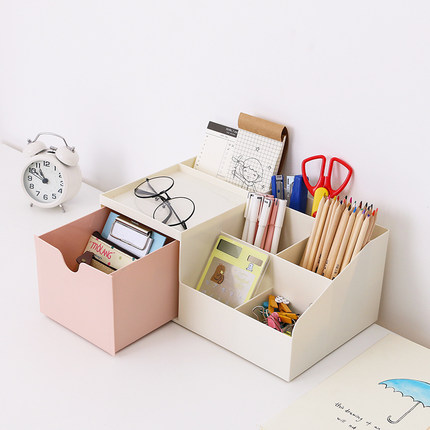
%> input picture Filters/pics/x.jpg, 430 x 430 px
$ octave Q2Q3.m   (GNU Octave 9; MATLAB toolbox functions it lacks are replaced by stand-ins)
%> lines starting %> are read from the running program, lines starting %| are printed output that depends on the picture
### Filters/freqdomain.m
function [ out, H, MSE ] = freqdomain( im, noisy, b )

    [h, w] = size(noisy);
    [wx, wy] = freqspace([h w],'meshgrid');

    %construct Wiener filter in frequency domain
    cx = ceil(h / 2);
    cy = ceil(w / 2) + 1;
    [X, Y] = meshgrid(1:w,1:h);
    wx = X - cy;
    wy = Y - cx;
    wx = wx ./ max(wx(:));
    wy = wy ./ max(wy(:));

    k = 1 + (((wx .^ 2) + (wy .^ 2)) .* (pi ^ 2)) ./ (b ^2);
    H = 1 ./ k;     % H(wx, wy)

    tic
    ft = fftshift(fft2(noisy));
    out = ifft2(ifftshift(ft .* H));
    elapsedTime = toc;

    MSE = immse(out, im);

    %% plot figures;

    str = sprintf('%0.2f',b);
    figure; imshow(H,[],'InitialMagnification','fit');
    title(['Frequency Domain Filter H with b = ', str]);

    figure; imagesc([1 h],[1 w],H);
    colorbar; colormap default;
    title(['Freqency Domain Filter H with b = ', str]);

    c = ceil(h/2);
    figure; plot(H(c, :));
    title(['1D Cross-section of Frequency Filter H with b = ',str]);
    xlabel('Position');
    ylabel('Value');

    figure;imshow(out, 'InitialMagnification','fit');
    title(['Filtered Image in Frequency Domain with b = ', str]);

end

### Filters/gaussfilter.m
function [out, MSE] = gaussfilter(im, noisy, sigma)
    [h, w] = size(noisy);

    cx = floor(h / 2) + 1;
    cy = floor(w / 2) + 1;
    [X, Y] = meshgrid(1:w,1:h);
    x = X - cy;
    y = Y - cx;
    r = x .^ 2 + y .^2;

    k = exp(-(r ./ (2 ^ sigma)) .^2);
    gauss = 1 / (2 * pi * (sigma ^ 2)) * k;

    maxg = max(gauss(:));
    idx = find(abs(gauss) < maxg * 0.001);
    gauss(idx) = 0;

    s = sum(gauss(:));
    gauss = gauss ./ s;

    tic
    out = conv2(noisy, gauss, 'same');
    elapsedTime = toc;

    MSE = immse(out, im);

    str = sprintf('%0.2f', sigma);

    figure;imshow(out, 'InitialMagnification','fit');
    title(['Filtered Image in Gaussian with sigma = ', str]);
end

### Filters/Q2Q3.m
clear all
clc
% close all

addpath(genpath('pics/'));
img = imread('x.jpg');
%> img is the input picture: size 430x430x3 uint8; mean R, G, B 222.3, 212.4, 209.6
im = rgb2gray(img);
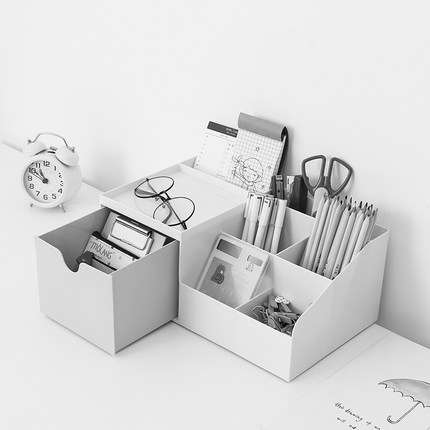
%> im: size 430x430 uint8; min 0, max 255, mean 214.9
im = im2double(im);
%> im: size 430x430 double
[h, w] = size(im);
%> h = 430; w = 430

figure; imshow(im,'InitialMagnification','fit');
title('Original image');
sd = std(im(:));
%> sd = 0.151

noisy = imnoise(im, 'gaussian', 0, sd ^ 2);
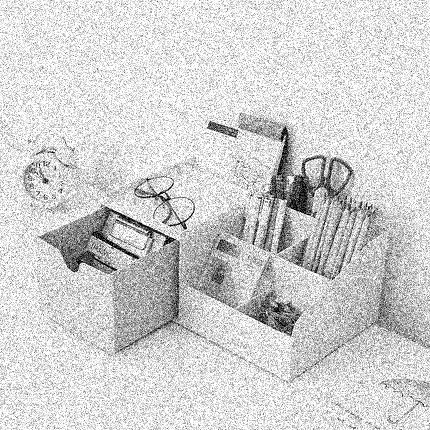
%> noisy: size 430x430 double; min 0, max 1, mean 0.821
% n = normrnd(0, sd, [h w]);
% noisy = im + n;
figure; imshow(noisy,'InitialMagnification','fit');
title('Noisy image');

b = 1;
[outwiener, H, MSEf] = freqdomain(im, noisy, b);
%> in freqdomain, `title(['Freqency Domain Filter H with b = ', str]);`:
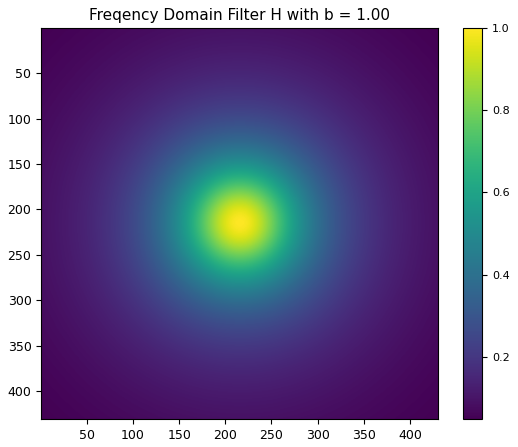
%> figure redrawn from the program's plot data
%> in freqdomain, `ylabel('Value');`:
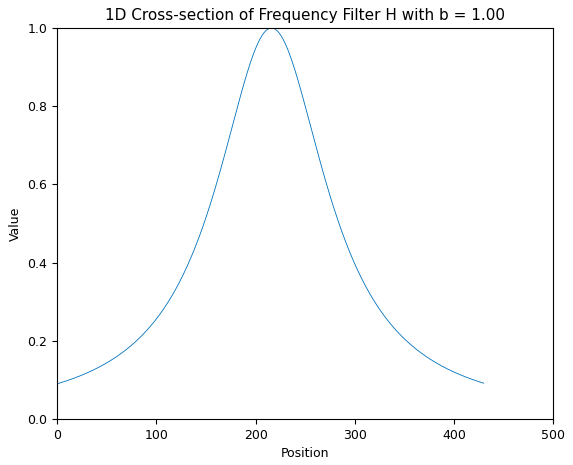
%> figure redrawn from the program's plot data; curve peaks at x = 216, y = 1
%> in freqdomain, `imshow(out, 'InitialMagnification','fit')`:
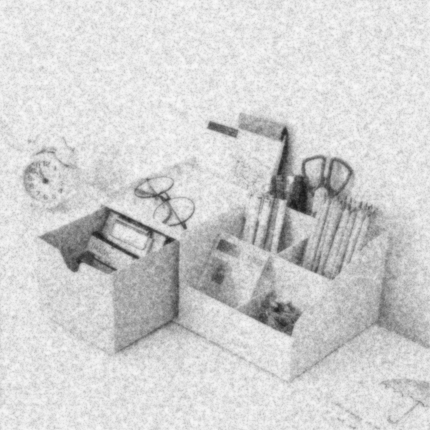
%> displayed picture: size 430x430, on the screen's scale of 0 to 255; min 25, max 249, mean 209.4
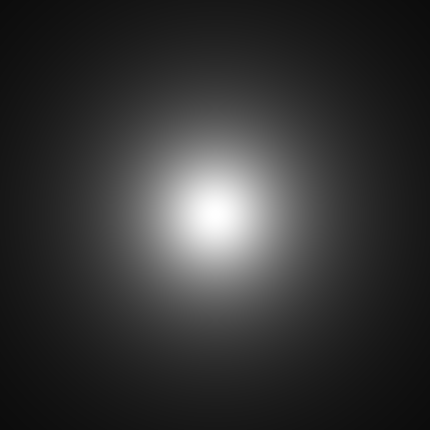
%> H: size 430x430 double; min 0.048, max 1, mean 0.205
sigma = 1;
[outgauss, MSEg] = gaussfilter(im, noisy, sigma);
%> in gaussfilter, `MSE = immse(out, im);`: MSE = 0.00435
%> MSEg = 0.00435

%% call function with various beta value and plot MSE with each method

% [27 lines of commented-out code are left out]

%% Q3 Bilateral fitler

dos = sd ^ 2 * 6;
%> dos = 0.137
outbi = imbilatfilt(noisy, dos, 3);
figure; imshow(outbi, 'InitialMagnification','fit');
title('bilateral gauss filtered image');
MSEb = immse(outbi, im);
%> MSEb = 0.00279

$ run again, with Filters/pics/MSEbeta.png saved as Filters/pics/x.jpg
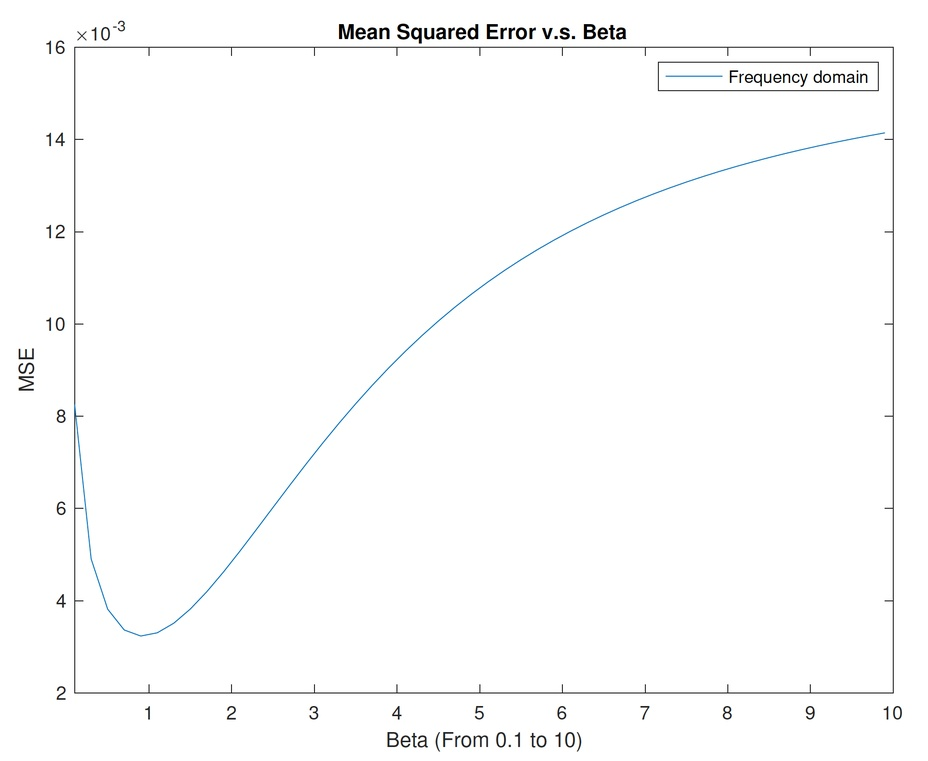
%> input picture Filters/pics/MSEbeta.png, 928 x 761 px, shrunk from 1924 x 1578 before the run
%> img is the input picture: size 761x928x3 uint8; mean R, G, B 251.7, 252, 252
%> sd = 0.0858
%> in freqdomain, `MSE = immse(out, im);`: MSE = 0.00321
%> in freqdomain, `ylabel('Value');`:
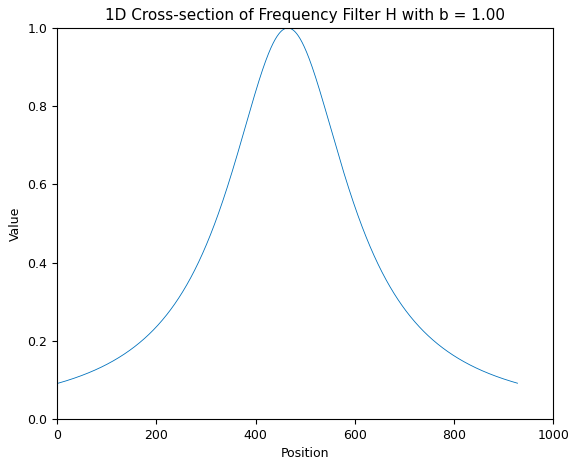
%> figure redrawn from the program's plot data; curve peaks at x = 465, y = 1
%> in gaussfilter, `out = conv2(noisy, gauss, 'same');`:
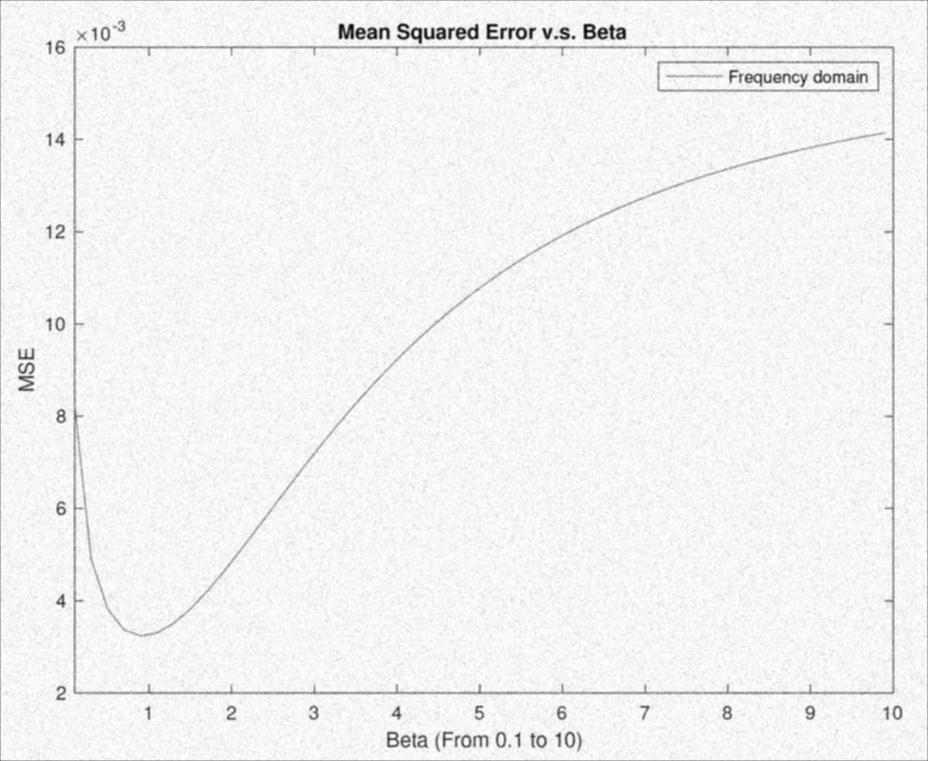
%> out: size 761x928 double; min 0.02, max 1, mean 0.953
%> in gaussfilter, `MSE = immse(out, im);`: MSE = 0.00323
%> dos = 0.0442
%> MSEb = 0.00149
